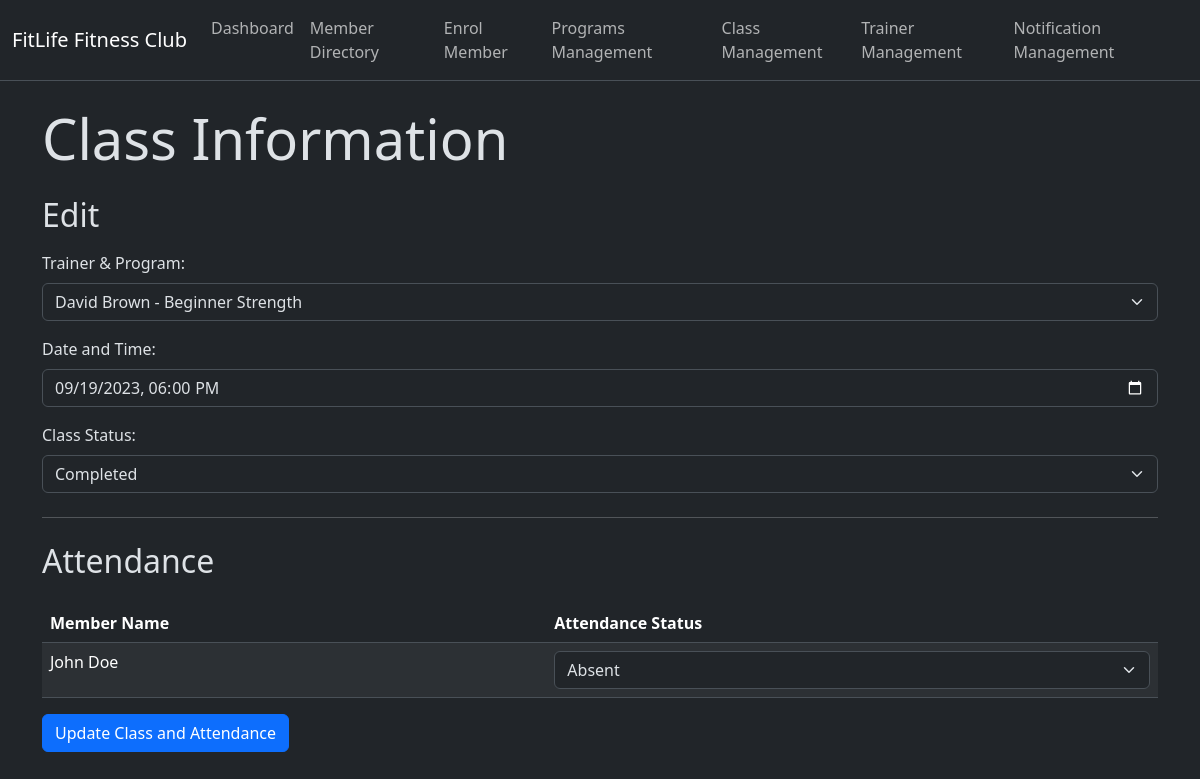
/view_class.php?class_id=2, run on the app's committed database.
### tables this page shows
CREATE TABLE Class (
	class_id INTEGER AUTO_INCREMENT,
	class_datetime DATETIME NOT NULL,
	class_status VARCHAR(20) NOT NULL DEFAULT 'Active',
	history_id INTEGER NOT NULL,
	PRIMARY KEY(class_id),
	CONSTRAINT chk_class_status 
		CHECK (class_status IN ('Active', 'Completed', 'Cancelled'))
);

CREATE TABLE Person (
	person_id INTEGER AUTO_INCREMENT,
	person_name VARCHAR(255) NOT NULL,
	person_contact VARCHAR(255) NOT NULL,
	person_dob DATE NOT NULL,
	person_gender VARCHAR(10) NOT NULL,
	PRIMARY KEY(person_id),
	CONSTRAINT chk_person_gender
		CHECK (person_gender IN ('Male', 'Female'))
);

### view_class.php (the view, shortened to what this page needs)
<?php
include 'db_connect.php';
$class_id = null;
if (isset($_REQUEST['class_id'])) {
	$class_id = $_REQUEST['class_id'];
} else {
	header("Location: class_management.php");
	exit();
}
$class_info = null;
$query = "SELECT C.class_id, C.history_id, C.class_datetime, C.class_status FROM Class C WHERE C.class_id = ?";
$stmt = $conn->prepare($query);
if ($stmt) {
	$stmt->bind_param("i", $class_id);
	$stmt->execute();
	$result = $stmt->get_result();
	if ($result->num_rows > 0) {
		$class_info = $result->fetch_assoc();
	} else {
		$error_message = "Class not found.";
	}
} else {
	$error_message = "Error preparing statement: " . $conn->error;
}
include 'navbar.php';
?>
<div class="container mt-4">
	<h1 class="display-4 mb-4">Class Information</h1>
	<h2 class="mb-3">Edit</h2>
	<?php if ($class_info) : ?>
		<form action="<?php echo $_SERVER["PHP_SELF"] . "?class_id=" . $class_id; ?>" method="post">
			<div class="mb-3">
				<label for="history" class="form-label">Trainer & Program:</label>
				<select id="history" name="history_id" class="form-select" required>
					<?php
					$combo_query_sql = file_get_contents('queries/class/select_active_trainer_program_history.sql');
					$combo_result = $conn->query($combo_query_sql);
					if ($combo_result->num_rows > 0) {
						while ($combo = $combo_result->fetch_assoc()) {
							$selected = ($combo['history_id'] == $class_info['history_id']) ? 'selected' : '';
							echo '<option value="' . $combo['history_id'] . '" ' . $selected . '>' . $combo['person_name'] . ' - ' . $combo['program_name'] . '</option>';
						}
					} else {
						echo '<option value="">No history available</option>';
					}
					?>
				</select>
			</div>
			<div class="mb-3">
				<label for="datetime" class="form-label">Date and Time:</label>
				<input type="datetime-local" id="datetime" name="class_datetime" class="form-control" value="<?php echo date('Y-m-d\TH:i', strtotime($class_info['class_datetime'])); ?>" required>
			</div>
			<div class="mb-3">
				<label for="status" class="form-label">Class Status:</label>
				<select id="status" name="class_status" class="form-select" required>
					<option value="Completed" <?php if ($class_info['class_status'] == 'Completed') echo 'selected'; ?>>Completed</option>
				</select>
			</div>
			<hr class="my-4">
			<h2 class="mb-4">Attendance</h2>
			<div class="table-responsive">
				<table class="table table-striped table-hover">
					<thead>
						<tr>
							<th>Member Name</th>
							<th>Attendance Status</th>
						</tr>
					</thead>
					<?php include 'class_attendance_table.php'; ?>
				</table>
			</div>
			<button type="submit" name="submit" class="btn btn-primary">Update Class and Attendance</button>
		</form>
	<?php else: ?>
		<div class="alert alert-warning" role="alert">
			Could not retrieve class details.
		</div>
	<?php endif; ?>
</div>

### class_attendance_table.php (shortened to what this page needs)
<?php
$query_program_id = "SELECT program_id FROM Trainer_Program_History WHERE history_id = ?";
$stmt_program_id = $conn->prepare($query_program_id);
$stmt_program_id->bind_param("i", $class_info['history_id']);
$stmt_program_id->execute();
$result_program_id = $stmt_program_id->get_result();
if ($row_program_id = $result_program_id->fetch_assoc()) {
	$program_id = $row_program_id['program_id'];
	$query_enrolled_members = "SELECT p.person_id, p.person_name FROM Person p JOIN Enrolment e ON p.person_id = e.member_person_id WHERE e.program_id = ?";
	$stmt_enrolled_members = $conn->prepare($query_enrolled_members);
	$stmt_enrolled_members->bind_param("i", $program_id);
	$stmt_enrolled_members->execute();
	$result_enrolled_members = $stmt_enrolled_members->get_result();
	while ($member = $result_enrolled_members->fetch_assoc()):
		$query_attendance = "SELECT attendance_status FROM Attendance WHERE person_id = ? AND class_id = ?";
		$stmt_attendance = $conn->prepare($query_attendance);
		$stmt_attendance->bind_param("ii", $member['person_id'], $class_id);
		$stmt_attendance->execute();
		$result_attendance = $stmt_attendance->get_result();
		if ($result_attendance->num_rows > 0) {
			$attendance = $result_attendance->fetch_assoc();
			$attendance_status = $attendance['attendance_status'];
		}
?>
		<tr>
			<td><?php echo $member['person_name']; ?></td>
			<td>
				<select name='attendance[<?php echo $member['person_id']; ?>]' class='form-select'>
					<option value='Absent' <?php echo ($attendance_status == 'Absent' ? 'selected' : ''); ?>>Absent</option>
				</select>
			</td>
		</tr>
<?php endwhile;
}
?>

### data on the page
class: class_datetime "09/19/2023 18:00", class_status "Completed"
person: person_name "John Doe", person_id "Absent"

### other printed values
form field history_id "David Brown - Beginner Strength"
